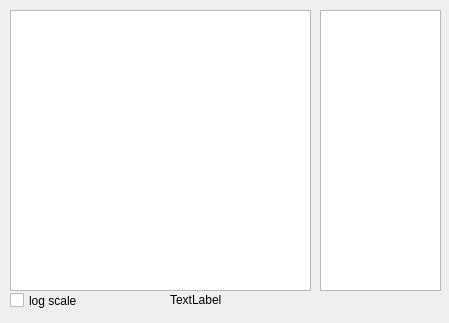
<?xml version="1.0" encoding="UTF-8"?>
<ui version="4.0">
 <class>MainWindow</class>
 <widget class="QMainWindow" name="MainWindow">
  <property name="geometry">
   <rect>
    <x>0</x>
    <y>0</y>
    <width>449</width>
    <height>323</height>
   </rect>
  </property>
  <property name="windowTitle">
   <string>MainWindow</string>
  </property>
  <widget class="QWidget" name="centralwidget">
   <widget class="GraphicsView" name="graphicsView">
    <property name="geometry">
     <rect>
      <x>10</x>
      <y>10</y>
      <width>301</width>
      <height>281</height>
     </rect>
    </property>
   </widget>
   <widget class="QCheckBox" name="checkBox1">
    <property name="geometry">
     <rect>
      <x>10</x>
      <y>290</y>
      <width>95</width>
      <height>21</height>
     </rect>
    </property>
    <property name="text">
     <string>log scale</string>
    </property>
   </widget>
   <widget class="QLabel" name="freqLabel">
    <property name="geometry">
     <rect>
      <x>170</x>
      <y>290</y>
      <width>271</width>
      <height>20</height>
     </rect>
    </property>
    <property name="text">
     <string>TextLabel</string>
    </property>
   </widget>
   <widget class="GraphicsView" name="graphicsView_2">
    <property name="geometry">
     <rect>
      <x>320</x>
      <y>10</y>
      <width>121</width>
      <height>281</height>
     </rect>
    </property>
   </widget>
  </widget>
 </widget>
 <customwidgets>
  <customwidget>
   <class>GraphicsView</class>
   <extends>QGraphicsView</extends>
   <header>pyqtgraph</header>
  </customwidget>
 </customwidgets>
 <resources/>
 <connections/>
</ui>
